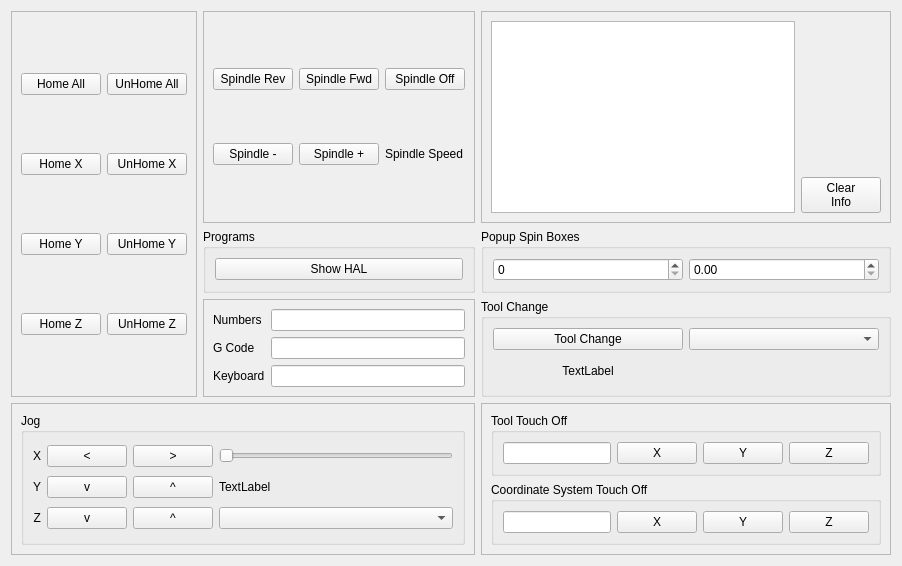
      <widget class="QWidget" name="tab">
       <attribute name="title">
        <string>Home</string>
       </attribute>
       <layout class="QGridLayout" name="gridLayout_2">
        <item row="3" column="0" colspan="2">
         <widget class="QFrame" name="frame_3">
          <property name="frameShape">
           <enum>QFrame::StyledPanel</enum>
          </property>
          <property name="frameShadow">
           <enum>QFrame::Raised</enum>
          </property>
          <layout class="QGridLayout" name="gridLayout_8">
           <item row="0" column="0" rowspan="2">
            <widget class="QGroupBox" name="groupBox_9">
             <property name="title">
              <string>Jog</string>
             </property>
             <layout class="QGridLayout" name="gridLayout_31">
              <item row="0" column="2">
               <widget class="QPushButton" name="jog_minus_pb_0">
                <property name="text">
                 <string>&lt;</string>
                </property>
               </widget>
              </item>
              <item row="1" column="0">
               <widget class="QLabel" name="label_8">
                <property name="text">
                 <string>Y</string>
                </property>
                <property name="alignment">
                 <set>Qt::AlignRight|Qt::AlignTrailing|Qt::AlignVCenter</set>
                </property>
               </widget>
              </item>
              <item row="3" column="2">
               <widget class="QPushButton" name="jog_minus_pb_2">
                <property name="text">
                 <string>v</string>
                </property>
               </widget>
              </item>
              <item row="3" column="0">
               <widget class="QLabel" name="label_9">
                <property name="text">
                 <string>Z</string>
                </property>
                <property name="alignment">
                 <set>Qt::AlignRight|Qt::AlignTrailing|Qt::AlignVCenter</set>
                </property>
               </widget>
              </item>
              <item row="1" column="2">
               <widget class="QPushButton" name="jog_minus_pb_1">
                <property name="text">
                 <string>v</string>
                </property>
               </widget>
              </item>
              <item row="0" column="3">
               <widget class="QPushButton" name="jog_plus_pb_0">
                <property name="text">
                 <string>&gt;</string>
                </property>
               </widget>
              </item>
              <item row="0" column="0">
               <widget class="QLabel" name="label_7">
                <property name="text">
                 <string>X</string>
                </property>
                <property name="alignment">
                 <set>Qt::AlignRight|Qt::AlignTrailing|Qt::AlignVCenter</set>
                </property>
               </widget>
              </item>
              <item row="1" column="3">
               <widget class="QPushButton" name="jog_plus_pb_1">
                <property name="text">
                 <string>^</string>
                </property>
               </widget>
              </item>
              <item row="3" column="3">
               <widget class="QPushButton" name="jog_plus_pb_2">
                <property name="text">
                 <string>^</string>
                </property>
               </widget>
              </item>
              <item row="0" column="4">
               <widget class="QSlider" name="jog_vel_sl">
                <property name="orientation">
                 <enum>Qt::Horizontal</enum>
                </property>
               </widget>
              </item>
              <item row="1" column="4">
               <widget class="QLabel" name="jog_vel_lb">
                <property name="text">
                 <string>TextLabel</string>
                </property>
               </widget>
              </item>
              <item row="3" column="4">
               <widget class="QComboBox" name="jog_modes_cb"/>
              </item>
             </layout>
            </widget>
           </item>
          </layout>
         </widget>
        </item>
        <item row="2" column="1">
         <widget class="QFrame" name="frame_16">
          <property name="frameShape">
           <enum>QFrame::StyledPanel</enum>
          </property>
          <property name="frameShadow">
           <enum>QFrame::Raised</enum>
          </property>
          <layout class="QGridLayout" name="gridLayout_33">
           <item row="1" column="1">
            <widget class="QLineEdit" name="lineEdit_2">
             <property name="input" stdset="0">
              <string>nccode</string>
             </property>
            </widget>
           </item>
           <item row="2" column="1">
            <widget class="QLineEdit" name="lineEdit_3">
             <property name="input" stdset="0">
              <string>keyboard</string>
             </property>
            </widget>
           </item>
           <item row="0" column="1">
            <widget class="QLineEdit" name="lineEdit">
             <property name="input" stdset="0">
              <string>number</string>
             </property>
            </widget>
           </item>
           <item row="0" column="0">
            <widget class="QLabel" name="label_10">
             <property name="text">
              <string>Numbers</string>
             </property>
            </widget>
           </item>
           <item row="1" column="0">
            <widget class="QLabel" name="label_11">
             <property name="text">
              <string>G Code</string>
             </property>
            </widget>
           </item>
           <item row="2" column="0">
            <widget class="QLabel" name="label_12">
             <property name="text">
              <string>Keyboard</string>
             </property>
            </widget>
           </item>
          </layout>
         </widget>
        </item>
        <item row="0" column="0" rowspan="3">
         <widget class="QFrame" name="frame_2">
          <property name="frameShape">
           <enum>QFrame::StyledPanel</enum>
          </property>
          <property name="frameShadow">
           <enum>QFrame::Raised</enum>
          </property>
          <layout class="QGridLayout" name="gridLayout_3">
           <item row="2" column="0">
            <widget class="QPushButton" name="home_pb_1">
             <property name="text">
              <string>Home Y</string>
             </property>
            </widget>
           </item>
           <item row="0" column="1">
            <widget class="QPushButton" name="unhome_all_pb">
             <property name="text">
              <string>UnHome All</string>
             </property>
            </widget>
           </item>
           <item row="0" column="0">
            <widget class="QPushButton" name="home_all_pb">
             <property name="text">
              <string>Home All</string>
             </property>
            </widget>
           </item>
           <item row="2" column="1">
            <widget class="QPushButton" name="unhome_pb_1">
             <property name="text">
              <string>UnHome Y</string>
             </property>
            </widget>
           </item>
           <item row="1" column="0">
            <widget class="QPushButton" name="home_pb_0">
             <property name="text">
              <string>Home X</string>
             </property>
            </widget>
           </item>
           <item row="1" column="1">
            <widget class="QPushButton" name="unhome_pb_0">
             <property name="text">
              <string>UnHome X</string>
             </property>
            </widget>
           </item>
           <item row="3" column="0">
            <widget class="QPushButton" name="home_pb_2">
             <property name="text">
              <string>Home Z</string>
             </property>
            </widget>
           </item>
           <item row="3" column="1">
            <widget class="QPushButton" name="unhome_pb_2">
             <property name="text">
              <string>UnHome Z</string>
             </property>
            </widget>
           </item>
          </layout>
         </widget>
        </item>
        <item row="0" column="2">
         <widget class="QFrame" name="frame_8">
          <property name="frameShape">
           <enum>QFrame::StyledPanel</enum>
          </property>
          <property name="frameShadow">
           <enum>QFrame::Raised</enum>
          </property>
          <layout class="QGridLayout" name="gridLayout_13">
           <item row="1" column="1">
            <widget class="QPushButton" name="clear_info_pb">
             <property name="text">
              <string>Clear
Info</string>
             </property>
            </widget>
           </item>
           <item row="0" column="1">
            <spacer name="verticalSpacer_5">
             <property name="orientation">
              <enum>Qt::Vertical</enum>
             </property>
             <property name="sizeHint" stdset="0">
              <size>
               <width>20</width>
               <height>40</height>
              </size>
             </property>
            </spacer>
           </item>
           <item row="0" column="0" rowspan="2">
            <widget class="QPlainTextEdit" name="info_pte"/>
           </item>
          </layout>
         </widget>
        </item>
        <item row="0" column="1">
         <widget class="QFrame" name="frame_9">
          <property name="frameShape">
           <enum>QFrame::StyledPanel</enum>
          </property>
          <property name="frameShadow">
           <enum>QFrame::Raised</enum>
          </property>
          <layout class="QGridLayout" name="gridLayout_14">
           <item row="1" column="3">
            <widget class="QLabel" name="spindle_speed_0_lb">
             <property name="text">
              <string>Spindle Speed</string>
             </property>
            </widget>
           </item>
           <item row="0" column="3">
            <widget class="QPushButton" name="spindle_stop_pb">
             <property name="text">
              <string>Spindle Off</string>
             </property>
            </widget>
           </item>
           <item row="0" column="2">
            <widget class="QPushButton" name="spindle_fwd_pb">
             <property name="text">
              <string>Spindle Fwd</string>
             </property>
            </widget>
           </item>
           <item row="0" column="0">
            <widget class="QPushButton" name="spindle_rev_pb">
             <property name="text">
              <string>Spindle Rev</string>
             </property>
            </widget>
           </item>
           <item row="1" column="0">
            <widget class="QPushButton" name="spindle_minus_pb">
             <property name="text">
              <string>Spindle -</string>
             </property>
            </widget>
           </item>
           <item row="1" column="2">
            <widget class="QPushButton" name="spindle_plus_pb">
             <property name="text">
              <string>Spindle +</string>
             </property>
            </widget>
           </item>
          </layout>
         </widget>
        </item>
        <item row="3" column="2">
         <widget class="QFrame" name="frame_14">
          <property name="frameShape">
           <enum>QFrame::StyledPanel</enum>
          </property>
          <property name="frameShadow">
           <enum>QFrame::Raised</enum>
          </property>
          <layout class="QGridLayout" name="gridLayout_32">
           <item row="0" column="0">
            <widget class="QGroupBox" name="groupBox_2">
             <property name="title">
              <string>Tool Touch Off</string>
             </property>
             <layout class="QGridLayout" name="gridLayout_10">
              <item row="0" column="1">
               <widget class="QPushButton" name="tool_touchoff_x">
                <property name="text">
                 <string>X</string>
                </property>
               </widget>
              </item>
              <item row="0" column="3">
               <widget class="QPushButton" name="tool_touchoff_z">
                <property name="text">
                 <string>Z</string>
                </property>
               </widget>
              </item>
              <item row="0" column="0">
               <widget class="QLineEdit" name="tool_touchoff_le">
                <property name="input" stdset="0">
                 <string>number</string>
                </property>
               </widget>
              </item>
              <item row="0" column="2">
               <widget class="QPushButton" name="tool_touchoff_y">
                <property name="text">
                 <string>Y</string>
                </property>
               </widget>
              </item>
             </layout>
            </widget>
           </item>
           <item row="1" column="0">
            <widget class="QGroupBox" name="groupBox">
             <property name="title">
              <string>Coordinate System Touch Off</string>
             </property>
             <layout class="QGridLayout" name="gridLayout_9">
              <item row="0" column="2">
               <widget class="QPushButton" name="touchoff_pb_y">
                <property name="text">
                 <string>Y</string>
                </property>
               </widget>
              </item>
              <item row="0" column="1">
               <widget class="QPushButton" name="touchoff_pb_x">
                <property name="text">
                 <string>X</string>
                </property>
               </widget>
              </item>
              <item row="0" column="3">
               <widget class="QPushButton" name="touchoff_pb_z">
                <property name="text">
                 <string>Z</string>
                </property>
               </widget>
              </item>
              <item row="0" column="0">
               <widget class="QLineEdit" name="touchoff_le">
                <property name="input" stdset="0">
                 <string>number</string>
                </property>
               </widget>
              </item>
             </layout>
            </widget>
           </item>
          </layout>
         </widget>
        </item>
        <item row="2" column="2">
         <widget class="QGroupBox" name="groupBox_10">
          <property name="title">
           <string>Tool Change</string>
          </property>
          <layout class="QGridLayout" name="gridLayout_34">
           <item row="0" column="1">
            <widget class="QComboBox" name="tool_change_cb"/>
           </item>
           <item row="0" column="0">
            <widget class="QPushButton" name="tool_change_pb">
             <property name="text">
              <string>Tool Change</string>
             </property>
            </widget>
           </item>
           <item row="1" column="0">
            <widget class="QLabel" name="tool_in_spindle_lb">
             <property name="text">
              <string>TextLabel</string>
             </property>
             <property name="alignment">
              <set>Qt::AlignCenter</set>
             </property>
            </widget>
           </item>
          </layout>
         </widget>
        </item>
        <item row="1" column="1">
         <widget class="QGroupBox" name="groupBox_11">
          <property name="title">
           <string>Programs</string>
          </property>
          <layout class="QGridLayout" name="gridLayout_35">
           <item row="0" column="0">
            <widget class="QPushButton" name="show_hal_pb">
             <property name="text">
              <string>Show HAL</string>
             </property>
            </widget>
           </item>
          </layout>
         </widget>
        </item>
        <item row="1" column="2">
         <widget class="QGroupBox" name="groupBox_12">
          <property name="title">
           <string>Popup Spin Boxes</string>
          </property>
          <layout class="QGridLayout" name="gridLayout_36">
           <item row="0" column="0">
            <widget class="QSpinBox" name="spinBox">
             <property name="maximum">
              <number>1000</number>
             </property>
             <property name="input" stdset="0">
              <string>number</string>
             </property>
            </widget>
           </item>
           <item row="0" column="1">
            <widget class="QDoubleSpinBox" name="doubleSpinBox">
             <property name="maximum">
              <double>1000.000000000000000</double>
             </property>
             <property name="input" stdset="0">
              <string>number</string>
             </property>
            </widget>
           </item>
          </layout>
         </widget>
        </item>
       </layout>
      </widget>
